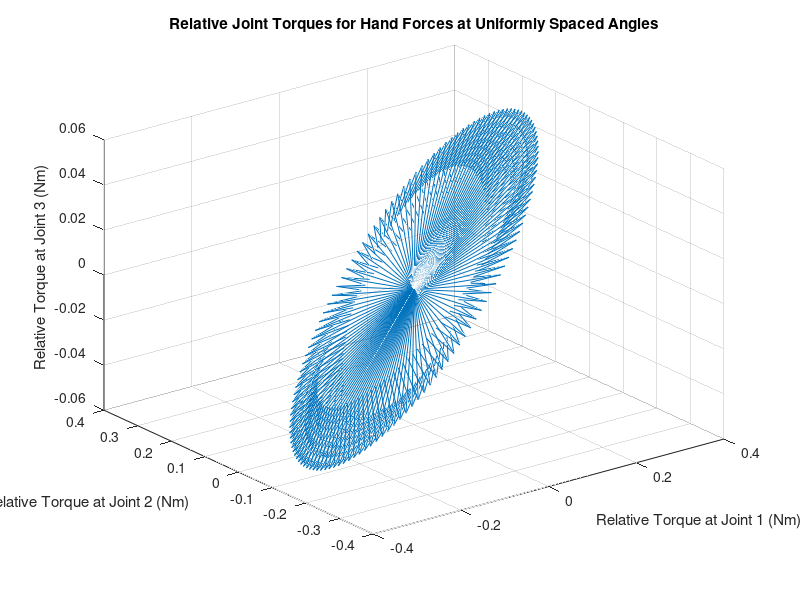

The MATLAB source for this figure:
L_1 = 0.3;
L_2 = 0.25;
L_3 = 0.05;

% Part (a) %
theta_1 = pi/4;
theta_2 = 3*pi/4;
theta_3 = pi/2;
Js = [
  -L_1*sin(theta_1), -L_2*sin(theta_2), -L_3*sin(theta_3);
  L_1*cos(theta_1), L_2*cos(theta_2), L_3*cos(theta_3);
];
% Tau = Js' * F
Jt = Js';

% Part (b) %
% Mu = T'*Tau = T'*Jt*F
T = [1,0,0;1,1,0;1,1,1];
Jm = T'*Jt;

% Part (c) %
F = zeros(2, 128);
for i=1:1:128
    F(1,i) = cos(pi/64 * (i-1));
    F(2,i) = sin(pi/64 * (i-1));
end
Mu = Jm * F;
figure('Name', 'A5P5c');
quiver3(zeros(128,1), zeros(128,1), zeros(128,1), Mu(1,:)', Mu(2,:)', Mu(3,:)');
title('Relative Joint Torques for Hand Forces at Uniformly Spaced Angles');
xlabel('Relative Torque at Joint 1 (Nm)');
ylabel('Relative Torque at Joint 2 (Nm)');
zlabel('Relative Torque at Joint 3 (Nm)');

% Part (d) %
CommentA5P5d = 'No, the torques all lie in the same plane.';



